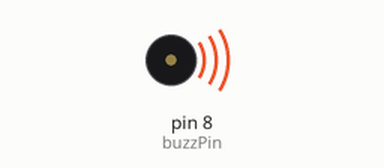
Bench run of a sketch on a simulated Arduino Uno, built with avr-gcc and run on an emulated ATmega328P. Shown: buzzer (waves = sounding).

Above: at 0.1 s.
Timing chart, 0 to 1.6 s (numbered marks = the images above):
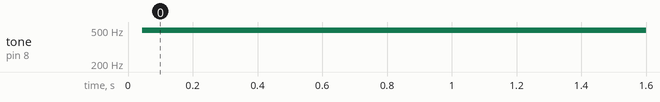

The sketch:

activeBuzzer.ino
```cpp
int buzzPin = 8;
//int number;
int dt = 1000;
//String msg= "Diga un numero de pitidos:";
void setup() {
  // put your setup code here, to run once:
  Serial.begin(9600);
  pinMode(buzzPin, OUTPUT);
}

void loop() {
  digitalWrite(buzzPin, HIGH);
  delayMicroseconds(dt);
  digitalWrite(buzzPin, LOW);
  delayMicroseconds(dt);


  // put your main code here, to run repeatedly:
  /* Serial.println(msg);
  while (Serial.available() == 0) {}
  number = Serial.parseInt();
  for (int i = 0; i < number; i++) {
    digitalWrite(buzzPin, HIGH);
    delay(dt);
    digitalWrite(buzzPin, LOW);
    delay(dt);
  }*/
}
```

Measured:
- by itself, tone on pin 8 (buzzPin): silent → 497 Hz at 0.04 s
